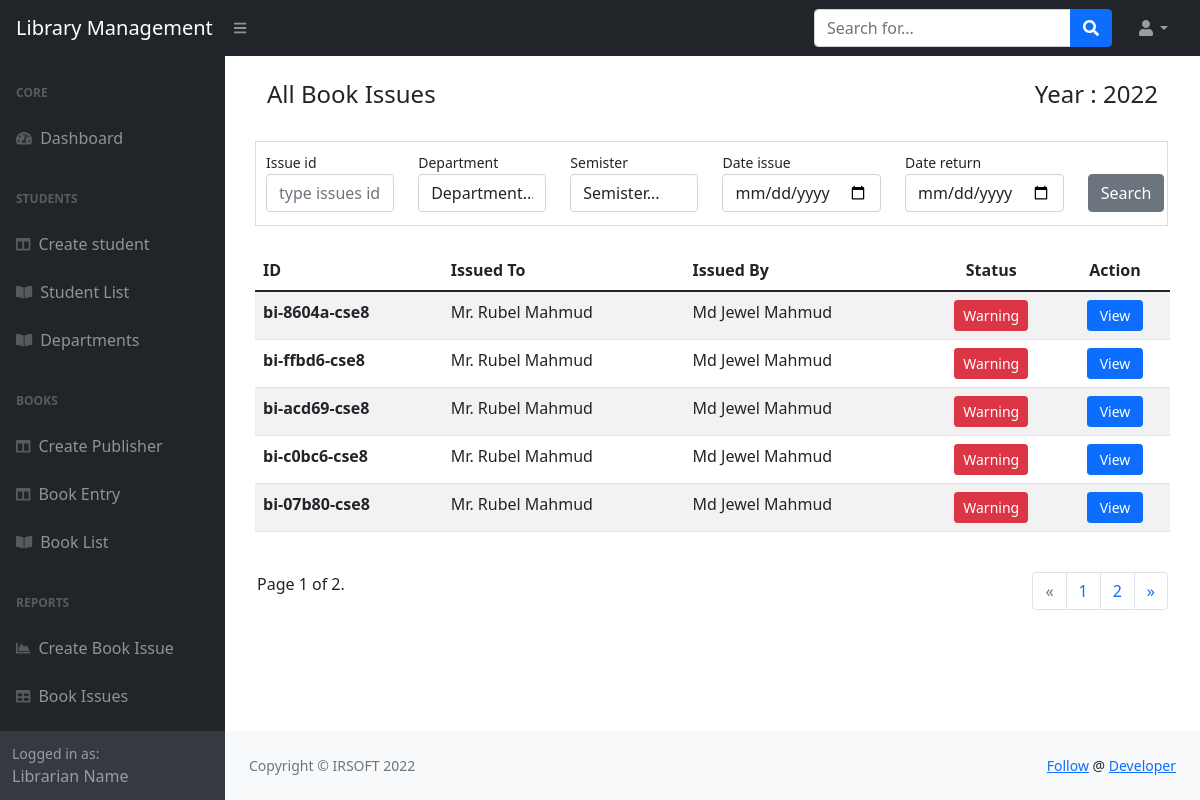
/issues/list/, run on the app's committed database.
### book_issues/models.py (models this page shows, shortened)
class BookIssue(models.Model):
    issueId = models.CharField(max_length=50, null=True, blank=True, editable=False)
    title = models.CharField(max_length=100, default='Book reception info')
    slug = models.CharField(max_length=200, null=True, blank=True)
    student = models.ForeignKey(Student, on_delete=models.CASCADE)
    librarian = models.ForeignKey(Librarian, on_delete=models.CASCADE)
    books = models.ManyToManyField(Book)
    issue_date = models.DateTimeField(auto_now_add=True)
    updated_at = models.DateTimeField(null=True, blank=True)
    return_date = models.DateField(null=True, blank=True)
    is_closed = models.BooleanField(default=False)
    class Meta:
        verbose_name_plural = 'bookissues'

### students/models.py (models this page shows, shortened)
class Student(models.Model):
    semisters = (
        ('1st','1st'),
        ('2nd','2nd'),
        ('3rd','3rd'),
        ('4th','4th'),
        ('5th','5th'),
        ('6th','6th'),
        ('7th','7th'),
        ('8th','8th')
    )
    gender = (
        ('male', 'Male'),
        ('female', 'Female'),
        ('other', 'Other'),
    )
    stdId = models.CharField(max_length=50, null=True, blank=True, editable=False)
    name = models.CharField(max_length=100)
    email = models.CharField(max_length=50)
    mobile = models.CharField(max_length=50)
    session = models.CharField(max_length=50)
    department = models.ForeignKey(Department, on_delete=models.CASCADE)
    semister = models.CharField(choices=semisters, max_length=50)
    dob = models.DateField()
    fatherName = models.CharField(max_length=100)
    motherName = models.CharField(max_length=100)
    address = models.TextField(max_length=500)
    religion = models.CharField(max_length=100)
    gender = models.CharField(choices=gender, max_length=100)
    class Meta:
        verbose_name_plural = 'students'

### librarians/models.py (models this page shows, shortened)
class Librarian(models.Model):
    libId = models.CharField(max_length=50, null=True, blank=True)
    name = models.CharField(max_length=100)
    email = models.CharField(max_length=50)
    mobile = models.CharField(max_length=50)
    photo = models.ImageField(max_length=600)
    class Meta:
        verbose_name_plural = 'librarians'

### book_issues/views.py (the view)
# urls.py: path('list/', book_issues, name='issue_list'),
def book_issues(request):
    context = {}
    issueId = request.GET.get('issueId')
    issueDepartment = request.GET.get('issueDepartment')
    issueSemister = request.GET.get('issueSemister')
    issueDate = request.GET.get('issueDate')
    returnDate = request.GET.get('returnDate')
    issues = BookIssue.objects.all().order_by('-issue_date')
    context['departments'] =Department.objects.all()
    context['semisters'] = ['1st', '2nd', '3rd', '4th', '5th', '6th', '7th', '8th']
    if issueId:
        issues = BookIssue.objects.filter(issueId=issueId)
    if issueDepartment and issueDepartment != 'Department...':
        print('Department : ', Department.objects.filter(pk=issueDepartment))
        issues = BookIssue.objects.filter(student__department_id=issueDepartment)
    if issueSemister and issueSemister != 'Semister...':
        issues = BookIssue.objects.filter(student__semister=issueSemister)
    if issueDate:
        issues = BookIssue.objects.filter(issue_date=issueDate)
    if returnDate:
        issues = BookIssue.objects.filter(return_date=returnDate)
    paginator = Paginator(issues, 5) # Show 10 contacts per page.
    page_number = request.GET.get('page')
    page_obj = paginator.get_page(page_number)
    context['page_obj'] = page_obj
    return render(request, 'book_issues/issues.html', context)

### templates/book_issues/issues.html (shortened to what this page needs)
{% extends 'base.html' %}
{% block content %}
<div class="container">
    <br>
    <div class="row" style="padding:0px 30px;">
        <div class="col-md-4 ">
            <h4>All Book Issues</h4>
        </div>
        <div class="col-md-4"></div>
        <div class="col-md-4">
            <h4 style="text-align:right;">Year : 2022</h4>
        </div>
    </div>
    <br>
    <div class="row" style="margin-right:50px;">
        <div class="" style=" border:1px solid #ddd; margin-left:30px; padding-top:8px;padding-bottom:5px;padding-left:10px;">
            <form class="form-inline" method="GET">
                <div class="row">
                    <div class="col-md-2">
                        <small><label class="" for="inlineFormInputName2">Issue id</label></small>
                        <input type="text" class="form-control mb-2 mr-sm-2" id="inlineFormInputName2" placeholder="type issues id" name="issueId">
                    </div>
                    <div class="col-md-2">
                        <small><label class="" for="inlineFormCustomSelectPref">Department</label></small>
                        <select class="form-control " id="inlineFormCustomSelectPref" name="issueDepartment">
                            <option selected>Department...</option>
                        </select>
                    </div>
                    <div class="col-md-2">
                        <small><label class="" for="inlineFormCustomSelectPref">Semister</label></small>
                        <select class="form-control custom-select " id="inlineFormCustomSelectPref" name="issueSemister">
                            <option selected>Semister...</option>
                        </select>
                    </div>
                    <div class="col-md-3" style="width:20%;">
                        <div class="form-group">
                            <small><label class="" for="issueDate">Date issue</label></small>
                            <input class="form-control" type="date" id="issueDate" name="issueDate">
                        </div>
                    </div>
                    <div class="col-md-3" style="width:20%;">
                        <div class="form-group">
                            <small><label class="" for="returnDate">Date return</label></small>
                            <input class="form-control" type="date" id="returnDate" name="returnDate" placeholder="Return Date">
                        </div>
                    </div>
                    <div class="col-md-1">
                        <button type="submit" class="btn btn-secondary mb-2" name="issueSearch">Search</button>
                    </div>
                </div>
            </form>
        </div>
    </div>
    <br>
    <div class="row">
        <div class="col-md-12" style="padding:0px 30px;">
            <table class="table table-striped">
              <thead>
                <tr>
                  <th scope="col">ID</th>
                  <th scope="col">Issued To</th>
                  <th scope="col">Issued By</th>
                  <th scope="col" class="text-center">Status</th>
                  <th scope="col" class="text-center">Action</th>
                </tr>
              </thead>
              <tbody>
              {% for issue in page_obj %}
                <tr>
                  <th scope="row">{{ issue.issueId }}</th>
                  <td>{{ issue.student.name }}</td>
                  <td>{{ issue.librarian.name }}</td>
                  <td class="text-center">
                      <button type="button" class="btn btn-danger btn-sm" style="cursor:auto;">Warning</button>
                  </td>
                  <td class="text-center">
                      <a href="{% url 'document_issue' issue.pk %}" class="btn btn-primary btn-sm">&nbsp;View&nbsp;</a>
                  </td>
                </tr>
              {% endfor %}
              </tbody>
            </table>
        </div>
    </div>
    <div class="paginator_class" style="padding-right:20px; padding-left:20px;">
        <br>
        <div class="row">
            <div class="col-md-6">
                <span class="current">
                    Page {{ page_obj.number }} of {{ page_obj.paginator.num_pages }}.
                </span>
            </div>
            <div class="col-md-6">
                <nav aria-label="...">
                  <ul class="pagination justify-content-end">
                    {% if page_obj.has_previous %}
                    <li class="page-item">
                        <a class="page-link" href="?page={{ page_obj.previous_page_number }}" aria-label="Previous">
                            <span aria-hidden="true">&laquo;</span>
                            <span class="sr-only">Previous</span>
                        </a>
                    </li>
                    {% else %}
                      <li class="page-item disabled">
                        <a class="page-link" href="#" aria-label="Previous">
                            <span aria-hidden="true">&laquo;</span>
                        </a>
                    </li>
                    {% endif %}
                    {% for page_no in page_obj.paginator.page_range %}
                    <li class="page-item"><a class="page-link" href="?page={{ page_no }}">{{ page_no }}</a></li>
                    {% endfor %}
                    {% if page_obj.has_next %}
                    <li class="page-item">
                        <a class="page-link" href="?page={{ page_obj.next_page_number }}" aria-label="Next">
                            <span aria-hidden="true">&raquo;</span>
                        </a>
                    </li>
                    {% endif %}
                  </ul>
                </nav>
            </div>
        </div>
    </div>
</div>
{% endblock content %}

### data on the page
BookIssue: issueId "bi-8604a-cse8", student.name "Mr. Rubel Mahmud", librarian.name "Md Jewel Mahmud"
BookIssue: issueId "bi-ffbd6-cse8", student.name "Mr. Rubel Mahmud", librarian.name "Md Jewel Mahmud"
BookIssue: issueId "bi-acd69-cse8", student.name "Mr. Rubel Mahmud", librarian.name "Md Jewel Mahmud"
BookIssue: issueId "bi-c0bc6-cse8", student.name "Mr. Rubel Mahmud", librarian.name "Md Jewel Mahmud"
BookIssue: issueId "bi-07b80-cse8", student.name "Mr. Rubel Mahmud", librarian.name "Md Jewel Mahmud"

### other printed values
{{ page_obj.number }} "1"
{{ page_obj.paginator.num_pages }} "2"
{{ page_no }} "1" "2"
